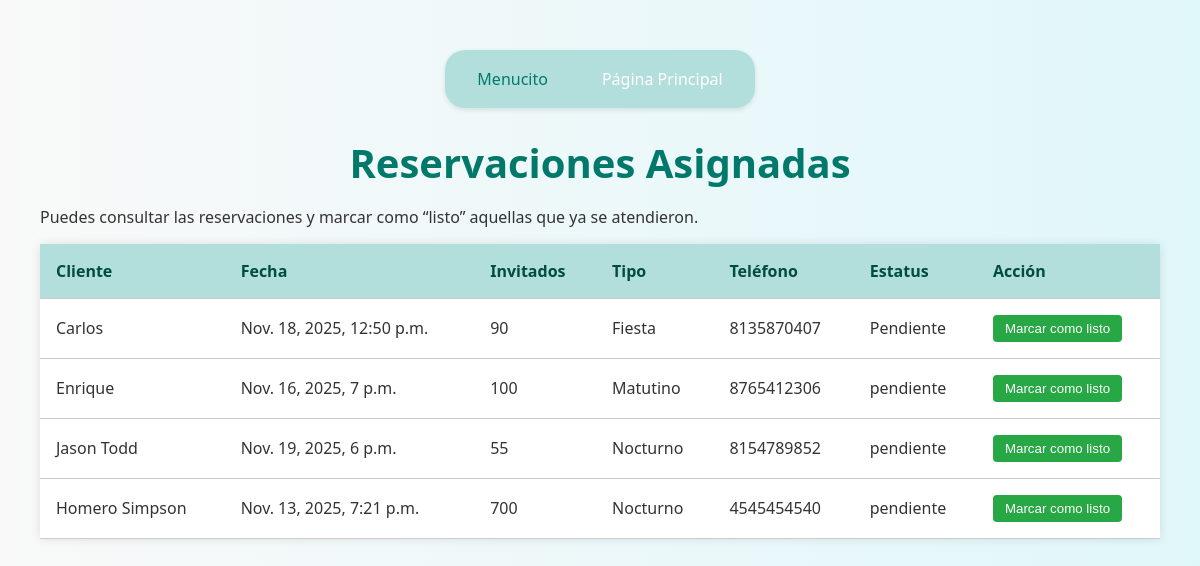
The app's page /listar_empleado/, older data.
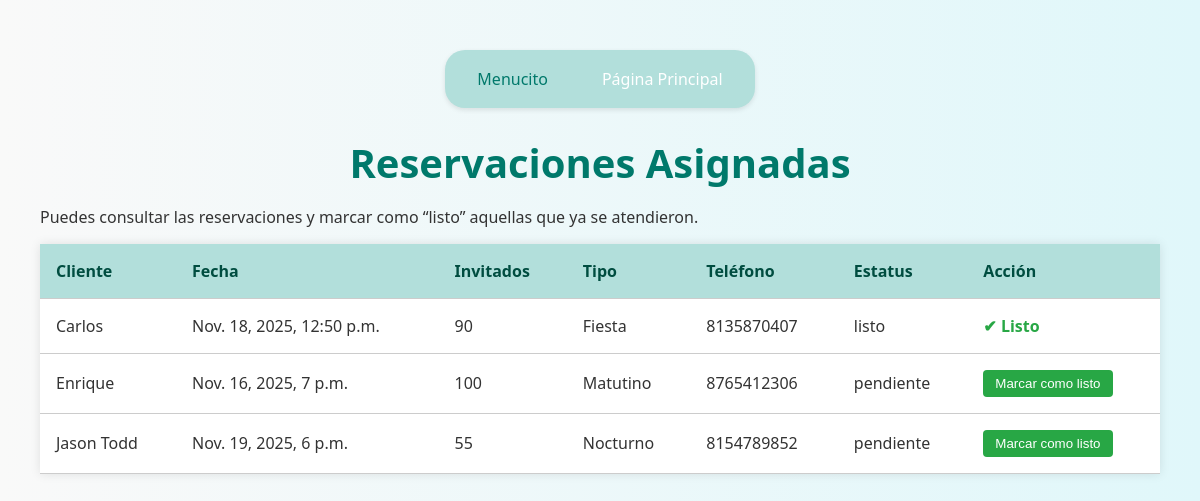
The same page, newer data.
### app/models.py (models this page shows, shortened)
class RESERVACION(models.Model):
    nombre_cliente = models.CharField(max_length=100)
    fecha_evento = models.DateTimeField()
    num_invitados = models.IntegerField()
    tipo_evento = models.CharField(max_length=50)
    telefono_contacto = models.CharField(max_length=15)
    estatus = models.CharField(max_length=20, default='Pendiente')

### app/views.py (the view)
# urls.py: path('listar_empleado/', views.listar_empleado, name='listar_empleado'),
def listar_empleado(request):
    reservaciones = RESERVACION.objects.all()
    return render(request, 'listar_empleado.html', {'reservaciones': reservaciones})

### app/templates/listar_empleado.html (shortened to what this page needs)
{% load static %}
<!DOCTYPE html>
<html lang="es" translate="no">
<head>
    <link rel="stylesheet" href="{% static 'css/stylelistar.css' %}">
</head>
<body>
    <nav class="navbar navbar-expand-lg bg-body-tertiary">
        <div class="container-fluid">
            <div class="navbar-nav">
                <a class="nav-var">Menucito</a>
                <a class="nav-link" href="{% url 'inicio' %}">Página Principal</a>
            </div>
        </div>
    </nav>
    <h1>Reservaciones Asignadas</h1>
    <p class="mensaje-info">Puedes consultar las reservaciones y marcar como “listo” aquellas que ya se atendieron.</p>
    <table class="tabla-productos">
        <thead>
            <tr>
                <th>Cliente</th>
                <th>Fecha</th>
                <th>Invitados</th>
                <th>Tipo</th>
                <th>Teléfono</th>
                <th>Estatus</th>
                <th>Acción</th>
            </tr>
        </thead>
        <tbody>
            {% for reservacion in reservaciones %}
            <tr>
                <td>{{ reservacion.nombre_cliente }}</td>
                <td>{{ reservacion.fecha_evento }}</td>
                <td>{{ reservacion.num_invitados }}</td>
                <td>{{ reservacion.tipo_evento }}</td>
                <td>{{ reservacion.telefono_contacto }}</td>
                <td>{{ reservacion.estatus }}</td>
                <td>
                    {% if reservacion.estatus != "listo" %}
                    <form method="post" action="{% url 'marcar_listo' reservacion.id %}">
                        <button class="boton-listo" type="submit">Marcar como listo</button>
                    </form>
                    {% else %}
                    <span class="estatus-listo">✔ Listo</span>
                    {% endif %}
                </td>
            </tr>
            {% empty %}
            <tr>
                <td colspan="7" class="text-center text-muted">No hay reservaciones disponibles.</td>
            </tr>
            {% endfor %}
        </tbody>
    </table>
</body>
</html>

Row changes from the older to the newer data that the page shows:
removed RESERVACION: nombre_cliente "Homero Simpson", fecha_evento "Nov. 13, 2025, 7:21 p.m.", num_invitados "700", tipo_evento "Nocturno", telefono_contacto "4545454540", estatus "pendiente", shows "Marcar como listo"
changed RESERVACION "Carlos": estatus "Pendiente" → "listo"; estatus "Marcar como listo" → "✔ Listo"
